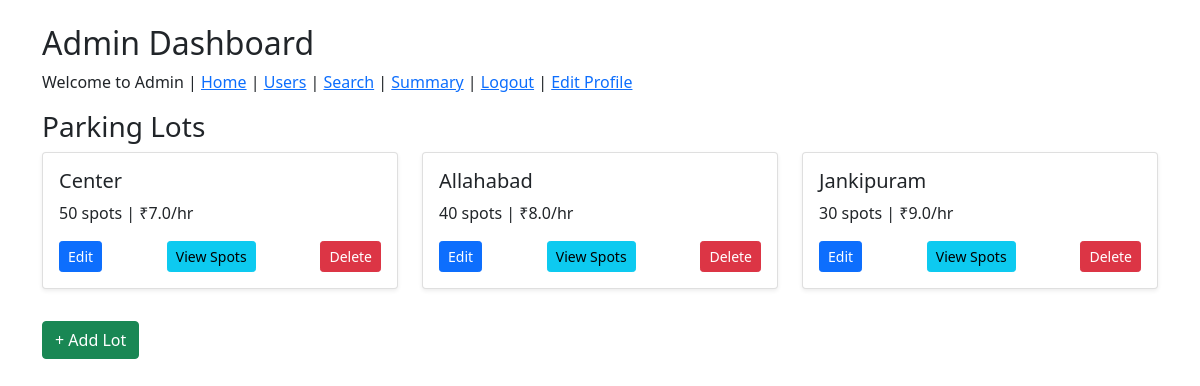
The page /admin on the database its author committed.
### application/models.py (models this page shows)
class ParkingLot(db.Model):
    id = db.Column(db.Integer, primary_key=True)
    location_name = db.Column(db.String(100), nullable=False)
    address = db.Column(db.String(200), nullable=False)
    pincode = db.Column(db.String(10), nullable=False)
    price_per_hour = db.Column(db.Float, nullable=False)
    max_spots = db.Column(db.Integer, nullable=False)
    spots = db.relationship('ParkingSpot', backref='lot', lazy=True)

### application/controllers.py (the view)
@app.route('/admin')
def admin_dashboard():
    this_user = User.query.filter_by(role="admin").first()
    lots = ParkingLot.query.all()
    return render_template("admin_dashboard.html",this_user=this_user, lots=lots)

### templates/admin_dashboard.html (shortened to what this page needs)
<!DOCTYPE html>
<html lang="en">
  <head>
    <link rel="stylesheet" href="/mad1_project/static/style.css" />
    <link
      href="https://cdn.jsdelivr.net/npm/bootstrap@5.0.2/dist/css/bootstrap.min.css"
      rel="stylesheet"
    />
  </head>
  <body>
    <div class="container mt-4">
      <h2>Admin Dashboard</h2>
      <p>
        Welcome to Admin |
        <a href="/admin">Home</a> | <a href="/registered_users">Users</a> |
        <a href="/user_dashboard/{{ this_user.id }}">Search</a> |
        <a href="/summary">Summary</a> | <a href="/logout">Logout</a> |
        <a href="/edit_profile">Edit Profile</a>
      </p>
      <h3>Parking Lots</h3>
      <div class="row">
        {% for lot in lots %}
        <div class="col-md-4 mb-3">
          <div class="card shadow-sm">
            <div class="card-body">
              <h5 class="card-title">{{ lot.location_name }}</h5>
              <p class="card-text">
                {{ lot.max_spots }} spots | ₹{{ lot.price_per_hour }}/hr
              </p>
              <div class="d-flex justify-content-between">
                <a
                  href="/edit_parking_lot/{{ lot.id }}"
                  class="btn btn-primary btn-sm"
                >
                  Edit
                </a>
                <a href="/admin/{{ lot.id }}/spots" class="btn btn-info btn-sm">
                  View Spots
                </a>
                <form
                  method="POST"
                  action="/delete/{{ lot.id }}"
                  style="display: inline"
                >
                  <button type="submit" class="btn btn-danger btn-sm">
                    Delete
                  </button>
                </form>
              </div>
            </div>
          </div>
        </div>
        {% endfor %}
      </div>
      <div class="mt-3">
        <a href="/add_parking_lot" class="btn btn-success">+ Add Lot</a>
      </div>
    </div>
  </body>
</html>

### rows shown on the page
ParkingLot: location_name "Center", max_spots "50", price_per_hour "7.0"
ParkingLot: location_name "Allahabad", max_spots "40", price_per_hour "8.0"
ParkingLot: location_name "Jankipuram", max_spots "30", price_per_hour "9.0"
